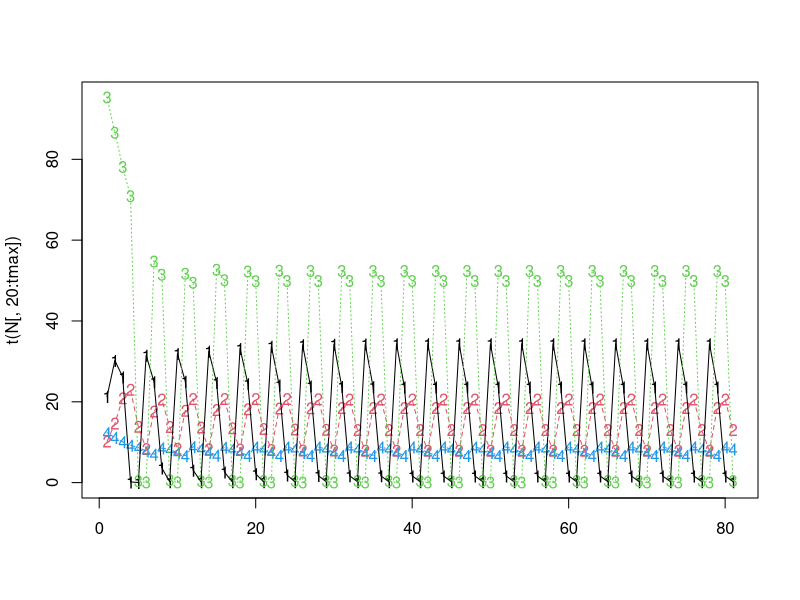
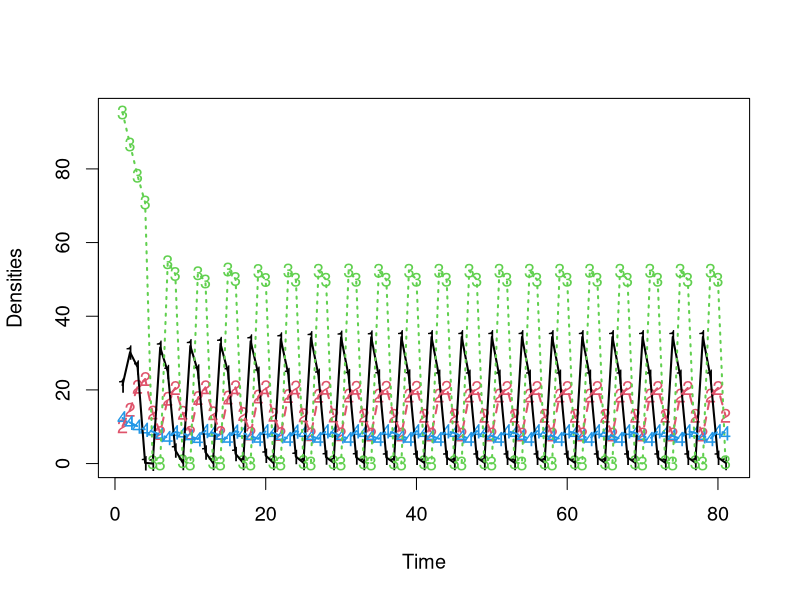
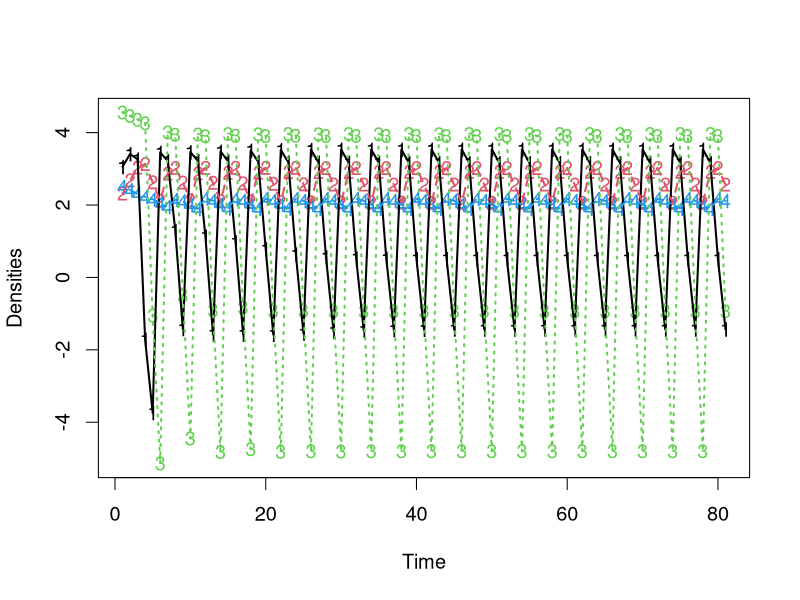

The R script that drew these images, in order:
#####################################################################################################################################
### FBarraquand & OGimenez 14/11/2017 -- Two species density-dependent matrix model // predator -prey version
### 'New' version with density-dependence intra and inter affecting four vital rates, each vital rate affected once
### 18/03/2018 New set of parameters, slightly more realistic
#####################################################################################################################################

library('Matrix')

####################### Definition of functions #####################################################

logistic=function(x,x_thresh=1,steepness=1){
return(1/(1+exp(-steepness*(x-x_thresh))))
}

# Computes vital rates from the state vector N 
vital_rates=function(params,N){

############ Parameters used as inputs #################################################################
### we have params = c(phiJ_V,phiA_V,phiJ_P,phiA_P,gamma_V,gamma_P,b_P,b_V,beta,eta,V_thresh,P_thresh)
### The vector of state variables is N = c(N^J_V,N^A_V,N^J_P,N^A_P)
#########################################################################################################

###################################### Projection matrix ####################################################
# we have a projection matrix of the form 
# for prey: [(1-gamma_V)*phiJ_V, b_V, 
#             gamma_V*phiJ_V,   phiA_V]
### We could eventually add a + bJ_V juvenile fertility to the 1st line first column for e.g. passerine birds
# for predator: [(1-gamma_P)*phiJ_P, b_P, 
#             gamma_P*phiJ_P,   phiA_P]
##################################################################################################################

########### Density-dependence ##############################################################################
# Here we use 4 different vital rates upon which the densities impose some density-dependence
# Each of these 4 VRs is affected by different element of the state vector N   
# Now beta[i] models threshold value for the density-dependent term i
# and eta[i] controls the steepness of the logistic function employed
# Thus we lose 2 parameters compared with the previous version
#############################################################################################################

VR=matrix(NA,nrow=4,ncol=4)
beta = params[9:12] # beta = c(15,10,15,5) # predation kicks in at higher densities than prey DD
eta = params[13:16] # eta = c(-1,-1,1,-1)
### Sidenote: it looks like the logistic allows two implicitly connect better than other functions
### the prey mortality and predator reproduction process because we can specify one as the inverse
### of the other, and with similar threshold of juv prey density for both processes

f=rep(NA,4)
###for (i in 1:4){f[i] = logistic(N[i],beta[i],eta[i])} ### was completely wrong
f[1] = logistic(N[2],beta[1],eta[1])
f[2] = logistic(N[4],beta[2],eta[2])
f[3] = logistic(N[4],beta[3],eta[3])
f[4] = logistic(N[1],beta[4],eta[4])


VR_prey = matrix(c((1-params[5])*params[1]*f[2], params[7]*f[1], 
            params[5]*params[1]*f[2],  params[2]),nrow = 2, ncol = 2, byrow = TRUE)

VR_pred =  matrix(c((1-params[6])*params[3]*f[3], params[8]*f[4], 
             params[6]*params[3]*f[3], params[4]),nrow = 2, ncol = 2, byrow = TRUE)

VR=bdiag(VR_prey,VR_pred)

return(VR)

### Eventually, the O blocks of this matrix could be used to model interactions later on 
### (i.e., matter flow leaving the prey for the predator) with appropriate density-dependencies
}

############################################# end of functions def. ############################################################


################### Main program ############################################################################################### 

### Initialization
set.seed(42) 

# Define parameters
tmax = 100 #max time for sim

### Max rate parameters
# Prey (max) survival (v for victim)
phiJ_V = 0.4
phiA_V = 0.6
# Predator survival 
phiJ_P = 0.7
phiA_P = 0.9
# Transition rate from juvenile to adulthood
gamma_V = 1
gamma_P = 0.5 #from 1/4 to 1
# Reproduction (b or pi or f) max rate // only adults reproduce
b_P = 3
b_V = 7 ### previously 5

###################### Density-dependence parameters #####################################
### Now beta is the vector of threshold values and eta the vector of steepness
#beta = c(15,10,15,5) # predation kicks in at higher densities than prey DD
beta = c(15,30,5,10)
eta = c(-1,-1,-1,1)
### Sidenote: it looks like the logistic allows two implicitly connect better than other functions
### the prey mortality and predator reproduction process because we can specify one as the inverse
### of the other, and with similar threshold of juv prey density for both processes

### --- would be easier to compute as fraction of equilibrium densities... 

# Bundle the whole shabang into a single vector, which we then feed to the function
params = c(phiJ_V,phiA_V,phiJ_P,phiA_P,gamma_V,gamma_P,b_P,b_V,beta,eta)

# Initialize the state vector
N=matrix(NA,4,tmax)
N[,1] = runif(4,50,100) ### we state 4 values for 2 species and 2 stages

############################# Loop over time #################################################################

for (t in 1:(tmax-1)){
	## Compute vital rates as a function of the initial state
	vital_rate_matrix = as.matrix(vital_rates(params,N[,t])) 
	N[,t+1] = vital_rate_matrix %*% N[,t] 
}
N[,tmax]
matplot(t(N[,20:tmax]))
matlines(t(N[,20:tmax]))
############################################ end of simulation ##################################################################

pdf(file="TimePlot_BGpredation_logistic.pdf",width=12,height=8)
par(cex=1.2)
matplot(t(N[,20:tmax]),xlab="Time",ylab="Densities")
matlines(t(N[,20:tmax]),lwd=2)
dev.off()

pdf(file="TimePlot_BGpredation_logistic_log.pdf",width=12,height=8)
par(cex=1.2)
matplot(t(log(N[,20:tmax])),xlab="Time",ylab="Densities")
matlines(t(log(N[,20:tmax])),lwd=2)
dev.off()

### Note: I can make a program to see where we are in parameter space with the density-independent model
# We want to have the largest eigenvalue close to 1 in terms of modulus
### or can't we look at it this way? 

# Computes vital rates from the state vector N 
max_modulusEigen_DImodel=function(params, factorCorrect = 1 ){
  
  VR=matrix(NA,nrow=4,ncol=4)
  # factorCorrect // May be used to lower the vital rates based on the fact that their are lower in the DD model
  VR_prey = matrix(c((1-params[5])*params[1]*factorCorrect, params[7], 
                     params[5]*params[1]*factorCorrect,  params[2]),nrow = 2, ncol = 2, byrow = TRUE)
  
  VR_pred =  matrix(c((1-params[6])*params[3], params[8]*factorCorrect, 
                      params[6]*params[3], params[4]),nrow = 2, ncol = 2, byrow = TRUE)
  
  VR=bdiag(VR_prey,VR_pred)
  max_eig = max(abs(eigen(VR)$values))
  return(max_eig)
}

max_modulusEigen_DImodel(params)
max_modulusEigen_DImodel(params,factorCorrect = 0.5)
max_modulusEigen_DImodel(params,factorCorrect = 0.1)

## This parameter set seems to highlight interesting 4-point cycles for the prey 
## coexisting with longer cycles for the predator, which is super interesting. 

